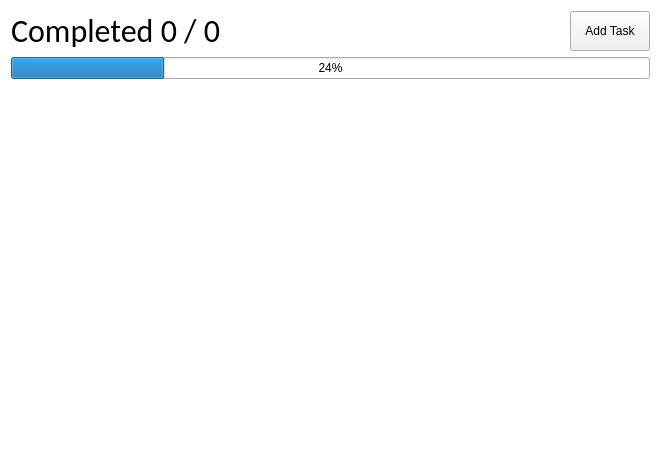
<?xml version="1.0" encoding="UTF-8"?>
<ui version="4.0">
 <class>Tasks</class>
 <widget class="QWidget" name="Tasks">
  <property name="geometry">
   <rect>
    <x>0</x>
    <y>0</y>
    <width>661</width>
    <height>459</height>
   </rect>
  </property>
  <property name="windowTitle">
   <string>Form</string>
  </property>
  <property name="autoFillBackground">
   <bool>false</bool>
  </property>
  <property name="styleSheet">
   <string notr="true">#Tasks {
background-color: rgb(255, 255, 255);
}</string>
  </property>
  <layout class="QVBoxLayout" name="verticalLayout">
   <item>
    <layout class="QHBoxLayout" name="horizontalLayout">
     <item>
      <widget class="QLabel" name="statusLabel">
       <property name="sizePolicy">
        <sizepolicy hsizetype="Preferred" vsizetype="Preferred">
         <horstretch>0</horstretch>
         <verstretch>0</verstretch>
        </sizepolicy>
       </property>
       <property name="font">
        <font>
         <family>Calibri</family>
         <pointsize>24</pointsize>
         <weight>50</weight>
         <bold>false</bold>
        </font>
       </property>
       <property name="text">
        <string>Completed 0 / 0</string>
       </property>
      </widget>
     </item>
     <item>
      <spacer name="horizontalSpacer">
       <property name="orientation">
        <enum>Qt::Horizontal</enum>
       </property>
       <property name="sizeHint" stdset="0">
        <size>
         <width>40</width>
         <height>20</height>
        </size>
       </property>
      </spacer>
     </item>
     <item>
      <widget class="QPushButton" name="addTaskButton">
       <property name="sizePolicy">
        <sizepolicy hsizetype="Preferred" vsizetype="Preferred">
         <horstretch>0</horstretch>
         <verstretch>0</verstretch>
        </sizepolicy>
       </property>
       <property name="text">
        <string>Add Task</string>
       </property>
      </widget>
     </item>
    </layout>
   </item>
   <item>
    <widget class="QProgressBar" name="taskProgressBar">
     <property name="value">
      <number>24</number>
     </property>
    </widget>
   </item>
   <item>
    <widget class="QScrollArea" name="scrollArea">
     <property name="frameShape">
      <enum>QFrame::NoFrame</enum>
     </property>
     <property name="frameShadow">
      <enum>QFrame::Plain</enum>
     </property>
     <property name="sizeAdjustPolicy">
      <enum>QAbstractScrollArea::AdjustIgnored</enum>
     </property>
     <property name="widgetResizable">
      <bool>true</bool>
     </property>
     <property name="alignment">
      <set>Qt::AlignLeading|Qt::AlignLeft|Qt::AlignTop</set>
     </property>
     <widget class="QWidget" name="scrollAreaWidgetContents">
      <property name="geometry">
       <rect>
        <x>0</x>
        <y>0</y>
        <width>643</width>
        <height>367</height>
       </rect>
      </property>
      <property name="styleSheet">
       <string notr="true">#scrollAreaWidgetContents {
background-color: rgb(255, 255, 255);
}</string>
      </property>
      <layout class="QVBoxLayout" name="verticalLayout_2">
       <item>
        <layout class="QVBoxLayout" name="tasks"/>
       </item>
       <item>
        <spacer name="verticalSpacer">
         <property name="orientation">
          <enum>Qt::Vertical</enum>
         </property>
         <property name="sizeHint" stdset="0">
          <size>
           <width>20</width>
           <height>40</height>
          </size>
         </property>
        </spacer>
       </item>
      </layout>
     </widget>
    </widget>
   </item>
  </layout>
 </widget>
 <resources/>
 <connections/>
</ui>
